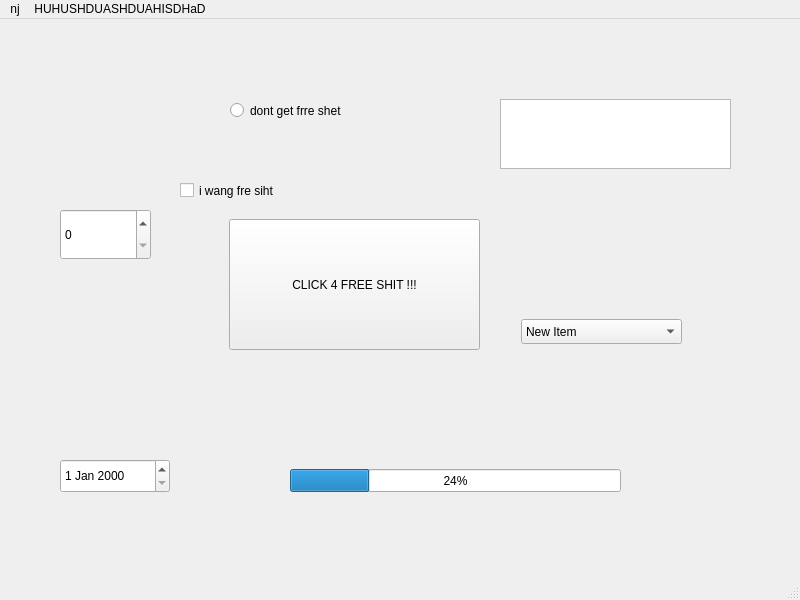
<?xml version="1.0" encoding="UTF-8"?>
<ui version="4.0">
 <class>MainWindow</class>
 <widget class="QMainWindow" name="MainWindow">
  <property name="geometry">
   <rect>
    <x>0</x>
    <y>0</y>
    <width>800</width>
    <height>600</height>
   </rect>
  </property>
  <property name="windowTitle">
   <string>MainWindow</string>
  </property>
  <widget class="QWidget" name="centralwidget">
   <widget class="QPushButton" name="pushButton">
    <property name="geometry">
     <rect>
      <x>229</x>
      <y>200</y>
      <width>251</width>
      <height>131</height>
     </rect>
    </property>
    <property name="text">
     <string>CLICK 4 FREE SHIT !!!</string>
    </property>
   </widget>
   <widget class="QRadioButton" name="radioButton">
    <property name="geometry">
     <rect>
      <x>230</x>
      <y>80</y>
      <width>441</width>
      <height>23</height>
     </rect>
    </property>
    <property name="text">
     <string>dont get frre shet</string>
    </property>
   </widget>
   <widget class="QCheckBox" name="checkBox">
    <property name="geometry">
     <rect>
      <x>180</x>
      <y>160</y>
      <width>181</width>
      <height>23</height>
     </rect>
    </property>
    <property name="text">
     <string>i wang fre siht</string>
    </property>
   </widget>
   <widget class="QPlainTextEdit" name="plainTextEdit">
    <property name="geometry">
     <rect>
      <x>500</x>
      <y>80</y>
      <width>231</width>
      <height>70</height>
     </rect>
    </property>
   </widget>
   <widget class="QComboBox" name="comboBox">
    <property name="geometry">
     <rect>
      <x>521</x>
      <y>300</y>
      <width>161</width>
      <height>25</height>
     </rect>
    </property>
    <item>
     <property name="text">
      <string>New Item</string>
     </property>
    </item>
    <item>
     <property name="text">
      <string>New Item</string>
     </property>
    </item>
    <item>
     <property name="text">
      <string>New Item</string>
     </property>
    </item>
    <item>
     <property name="text">
      <string>New Item</string>
     </property>
    </item>
    <item>
     <property name="text">
      <string>New Item</string>
     </property>
    </item>
   </widget>
   <widget class="QSpinBox" name="spinBox">
    <property name="geometry">
     <rect>
      <x>60</x>
      <y>190</y>
      <width>91</width>
      <height>51</height>
     </rect>
    </property>
   </widget>
   <widget class="QDateEdit" name="dateEdit">
    <property name="geometry">
     <rect>
      <x>60</x>
      <y>440</y>
      <width>110</width>
      <height>34</height>
     </rect>
    </property>
   </widget>
   <widget class="QProgressBar" name="progressBar">
    <property name="geometry">
     <rect>
      <x>290</x>
      <y>450</y>
      <width>331</width>
      <height>23</height>
     </rect>
    </property>
    <property name="value">
     <number>24</number>
    </property>
   </widget>
  </widget>
  <widget class="QMenuBar" name="menubar">
   <property name="geometry">
    <rect>
     <x>0</x>
     <y>0</y>
     <width>800</width>
     <height>32</height>
    </rect>
   </property>
   <widget class="QMenu" name="menunj">
    <property name="title">
     <string>nj</string>
    </property>
   </widget>
   <widget class="QMenu" name="menuHUHUSHDUASHDUAHISDHaD">
    <property name="title">
     <string>HUHUSHDUASHDUAHISDHaD</string>
    </property>
   </widget>
   <addaction name="menunj"/>
   <addaction name="menuHUHUSHDUASHDUAHISDHaD"/>
  </widget>
  <widget class="QStatusBar" name="statusbar"/>
 </widget>
 <resources/>
 <connections/>
</ui>
